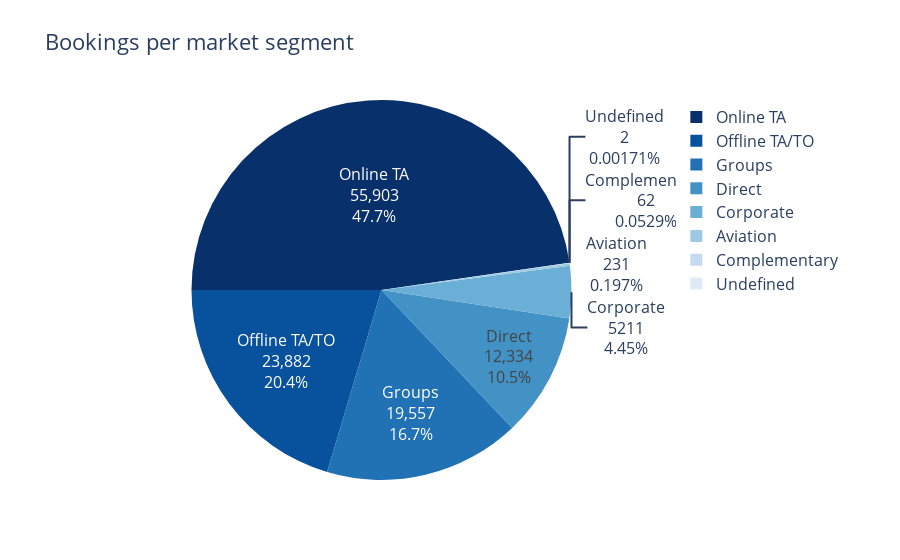

Write notebook code for a chart like this one.
### Markdown cell above
### **Market Segment**

### Code cell
# Make separated data
segments = data["market_segment"].value_counts()

# Pie chart
temp = px.pie(
  segments,
  values=segments.values,
  names=segments.index,
  title="Bookings per market segment",
  color_discrete_sequence=px.colors.sequential.Blues_r,
)
temp.update_traces(rotation=-90,
                   textinfo="value+percent+label")
temp.update_layout(font=dict(size=16))
temp.show()

### Figure 1 — Plotly figure (JSON) as saved in the notebook; plotly's stock layout.template omitted (floating-point values rounded to 4 significant figures)
{"data": [{"domain": {"x": [0, 1], "y": [0, 1]}, "hovertemplate": "index=%{label}<br>value=%{value}<extra></extra>", "labels": ["Online TA", "Offline TA/TO", "Groups", "Direct", "Corporate", "Aviation", "Complementary", "Undefined"], "legendgroup": "", "name": "", "rotation": -90, "showlegend": true, "textinfo": "value+percent+label", "type": "pie", "values": [55903, 23882, 19557, 12334, 5211, 231, 62, 2]}], "layout": {"font": {"size": 16}, "legend": {"tracegroupgap": 0}, "piecolorway": ["rgb(8,48,107)", "rgb(8,81,156)", "rgb(33,113,181)", "rgb(66,146,198)", "rgb(107,174,214)", "rgb(158,202,225)", "rgb(198,219,239)", "rgb(222,235,247)", "rgb(247,251,255)"], "title": {"text": "Bookings per market segment"}}}
